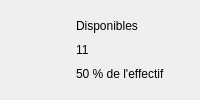
                                      <widget class="QFrame" name="carteKpi7">
                                        <property name="variante" stdset="0">
                                          <string notr="true">kpi</string>
                                        </property>
                                        <layout class="QHBoxLayout" name="layout134" stretch="0,1">
                                          <property name="spacing">
                                            <number>14</number>
                                          </property>
                                          <property name="leftMargin">
                                            <number>16</number>
                                          </property>
                                          <property name="topMargin">
                                            <number>14</number>
                                          </property>
                                          <property name="rightMargin">
                                            <number>16</number>
                                          </property>
                                          <property name="bottomMargin">
                                            <number>14</number>
                                          </property>
                                          <item>
                                            <widget class="QLabel" name="tuile23">
                                              <property name="minimumSize">
                                                <size>
                                                  <width>46</width>
                                                  <height>46</height>
                                                </size>
                                              </property>
                                              <property name="maximumSize">
                                                <size>
                                                  <width>46</width>
                                                  <height>46</height>
                                                </size>
                                              </property>
                                              <property name="pixmap">
                                                <pixmap resource="ressources.qrc">:/images/icones/tuile_check_vert.png</pixmap>
                                              </property>
                                              <property name="scaledContents">
                                                <bool>true</bool>
                                              </property>
                                            </widget>
                                          </item>
                                          <item>
                                            <layout class="QVBoxLayout" name="layout133">
                                              <property name="spacing">
                                                <number>0</number>
                                              </property>
                                              <item>
                                                <widget class="QLabel" name="lbl159">
                                                  <property name="text">
                                                    <string>Disponibles</string>
                                                  </property>
                                                  <property name="variante" stdset="0">
                                                    <string notr="true">kpiTitre</string>
                                                  </property>
                                                </widget>
                                              </item>
                                              <item>
                                                <widget class="QLabel" name="lbl160">
                                                  <property name="text">
                                                    <string>11</string>
                                                  </property>
                                                  <property name="variante" stdset="0">
                                                    <string notr="true">kpiValeur</string>
                                                  </property>
                                                </widget>
                                              </item>
                                              <item>
                                                <widget class="QLabel" name="lbl161">
                                                  <property name="text">
                                                    <string>50 % de l'effectif</string>
                                                  </property>
                                                  <property name="variante" stdset="0">
                                                    <string notr="true">kpiDetail</string>
                                                  </property>
                                                </widget>
                                              </item>
                                            </layout>
                                          </item>
                                        </layout>
                                      </widget>
